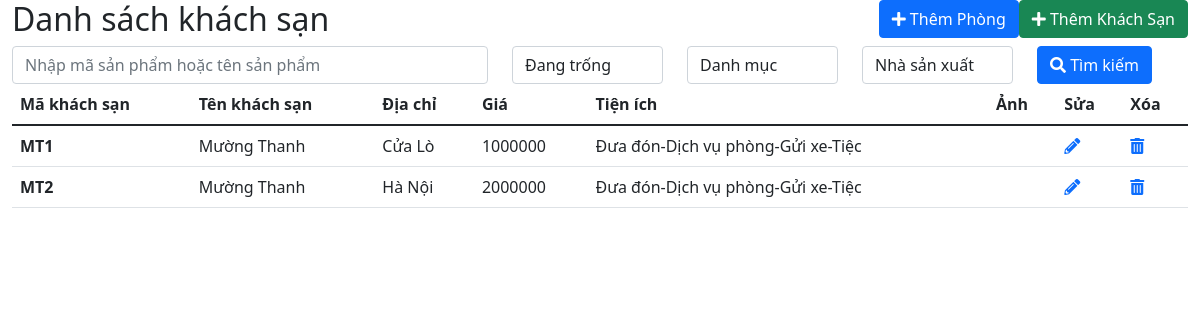
The app's page /admin/hotel/hotel.php with its own data.
### tables this page shows
CREATE TABLE `khachsan` (
  `makhachsan` varchar(10) NOT NULL,
  `tenkhachsan` varchar(50) DEFAULT NULL,
  `diachi` varchar(100) DEFAULT NULL,
  `gia` int(11) DEFAULT NULL,
  `tienich` varchar(100) NOT NULL,
  `anh` varchar(255) NOT NULL
);

### admin/hotel/hotel.php (the view, shortened to what this page needs)
<!DOCTYPE html>
<html lang="en">
<head>
    <link rel="stylesheet" href="/Hahalolo/admin/css/css1.css">
    <link rel="stylesheet" href="//use.fontawesome.com/releases/v5.0.7/css/all.css">
    <link href="https://cdn.jsdelivr.net/npm/bootstrap@5.1.3/dist/css/bootstrap.min.css" rel="stylesheet">
</head>
<body>
    <div class="container-fluid">
        <div class="products">
            <div class="nav row">
                <div class="col-md-4 col-md-offset-2">
                    <div class="left-action text-left clearfix">
                        <h2>Danh sách khách sạn</h2>
                    </div>
                </div>
                <div class="col-md-8">
                    <div class="right-action text-right">
                        <div class="btn-groups d-md-flex justify-content-md-end">
                            <button type="button" class="btn btn-primary" onclick="window.location.href='/Hahalolo/admin/room/add-room.php'"><i class="fa fa-plus"></i> Thêm Phòng
                            </button>
                            <button type="button" class="btn btn-success" onclick="window.location.href='/Hahalolo/admin/hotel/add-hotel.php'"><i class="fa fa-plus"></i> Thêm Khách Sạn</button>
                        </div>
                    </div>
                </div>
            </div>
            <div class="products-content">
                <div class="product-sear panel-sear">
                    <div action="" class="row padding-top-12">
                        <div class="form-group col-md-5 p-8">
                            <input type="text" class="form-control" placeholder="Nhập mã sản phẩm hoặc tên sản phẩm" id="product-search">
                        </div>
                        <div class="form-group col-md-7 ">
                            <div class="listitem row">
                                <div class="col-md-3 p-8">
                                    <select class="form-control" id="search-option-1">
                                        <option value="0">Đang trống</option>
                                    </select>
                                </div>
                                <div class="col-md-3 p-8">
                                    <select class="form-control search-option-2" id="prd_group_id">
                                        <option value="-1" selected="selected">Danh mục</option>
                                    </select>
                                </div>
                                <div class="col-md-3 p-8">
                                    <select class="form-control search-option-3" id="prd_manufacture_id">
                                        <option value="-1" selected="selected">Nhà sản xuất</option>
                                    </select>
                                </div>
                                <div class="col-md-3 p-8 w-auto">
                                    <button type="button" class="btn btn-primary btn-large btn-ssup" onclick="cms_paging_product(1)"><i class="fa fa-search"></i> Tìm kiếm
                                    </button>
                                </div>
                            </div>
                        </div>
                    </div>
                </div>
                <div class="room-main-body">
                    <table class="table">
                        <thead>
                            <tr>
                                <th scope="col">Mã khách sạn</th>
                                <th scope="col">Tên khách sạn</th>
                                <th scope="col">Địa chỉ</th>
                                <th scope="col">Giá</th>
                                <th scope="col">Tiện ích</th>
                                <th scope="col">Ảnh</th>
                                <th scope="col">Sửa</th>
                                <th scope="col">Xóa</th>
                            </tr>
                        </thead>
                        <tbody>
                            <?php
                            $conn = mysqli_connect('localhost', 'root', '', 'db_hahalolo');
                            $sql = "SELECT * FROM khachsan ";
                            $result = mysqli_query($conn, $sql);
                            if (mysqli_num_rows($result) > 0) {
                                while ($row = mysqli_fetch_assoc($result)) {
                            ?>
                                    <tr>
                                        <th scope="row"><?php echo $row['makhachsan']; ?></th>
                                        <td><?php echo $row['tenkhachsan']; ?></td>
                                        <td><?php echo $row['diachi']; ?></td>
                                        <td><?php echo $row['gia']; ?></td>
                                        <td><?php echo $row['tienich']; ?></td>
                                        <td><?php echo $row['anh']; ?></td>
                                        <td><a href="/Hahalolo/admin/hotel/edit-hotel.php?makhachsan=<?php echo $row['makhachsan']; ?>"><i class="fas fa-pencil-alt"></i></a></td>
                                        <td><a href="/Hahalolo/admin/hotel/delete-hotel.php?makhachsan=<?php echo $row['makhachsan']; ?>"><i class="fas fa-trash-alt"></i></a></td>
                                    </tr>
                            <?php
                                }
                            }
                            ?>
                        </tbody>
                    </table>
                </div>
            </div>
        </div>
    </div>
</body>
</html>

### records on screen
khachsan: makhachsan "MT1", tenkhachsan "Mường Thanh", diachi "Cửa Lò", gia "1000000", tienich "Đưa đón-Dịch vụ phòng-Gửi xe-Tiệc"
khachsan: makhachsan "MT2", tenkhachsan "Mường Thanh", diachi "Hà Nội", gia "2000000", tienich "Đưa đón-Dịch vụ phòng-Gửi xe-Tiệc"
